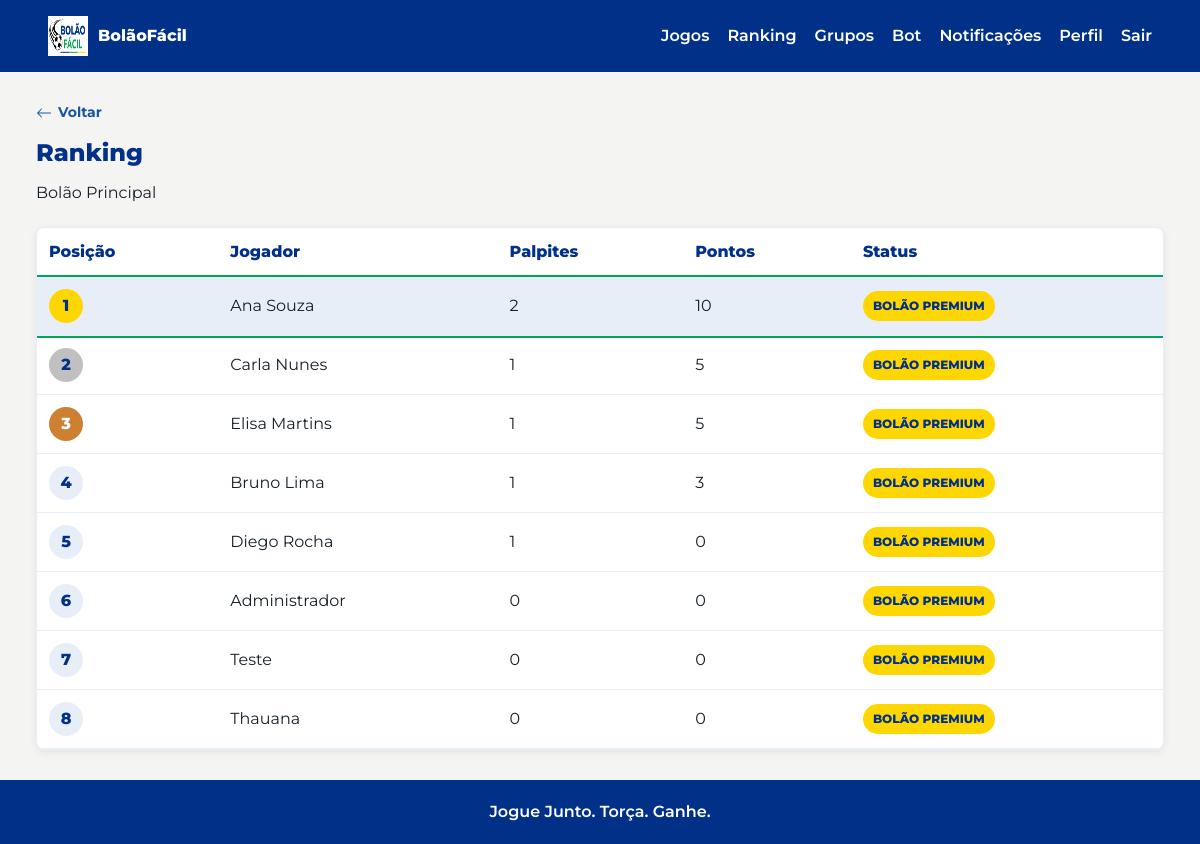
The page /ranking/ (signed in) on the database its author committed.
### tables this page shows
CREATE TABLE pools (
    id INTEGER PRIMARY KEY AUTOINCREMENT,
    name TEXT NOT NULL,
    description TEXT,
    created_by INTEGER NOT NULL,
    created_at TEXT NOT NULL DEFAULT CURRENT_TIMESTAMP,
    FOREIGN KEY (created_by) REFERENCES users(id) ON DELETE CASCADE
);

CREATE TABLE users (
    id INTEGER PRIMARY KEY AUTOINCREMENT,
    name TEXT NOT NULL,
    email TEXT NOT NULL UNIQUE,
    whatsapp_phone TEXT,
    password_hash TEXT NOT NULL,
    created_at TEXT NOT NULL DEFAULT CURRENT_TIMESTAMP
, role TEXT NOT NULL DEFAULT 'user', notifications_enabled INTEGER NOT NULL DEFAULT 1, notification_prefs TEXT, reset_token TEXT, reset_token_expires_at TEXT);

### controllers/ranking_controller.py (the view)
@ranking_bp.route("/")
@login_required
def index():
    pool = Pool.get_default()
    ranking = Score.get_ranking(pool["id"]) if pool else []
    return render_template("ranking/index.html", pool=pool, ranking=ranking)

### app.py (called while the page is built)
def get_db():
    if "db" not in g:
        database_url = current_app_config()["DATABASE_URL"]
        database_path = Path(database_url)
        database_path.parent.mkdir(parents=True, exist_ok=True)
        g.db = sqlite3.connect(database_path)
        g.db.row_factory = sqlite3.Row
        g.db.execute("PRAGMA foreign_keys = ON")
    return g.db

def current_app_config():
    from flask import current_app
    return current_app.config

@login_manager.user_loader
def load_user(user_id):
    return User.get_by_id(user_id)

### models/score.py (called while the page is built)
def _db():
    from app import get_db
    return get_db()

    @staticmethod
    def get_ranking(pool_id):
        return _db().execute(
            """
            SELECT users.id AS user_id,
                   users.name,
                   users.email,
                   COALESCE(SUM(bets.points_earned), 0) AS total_points,
                   COUNT(bets.id) AS bets_count
              FROM pool_members
              JOIN users ON users.id = pool_members.user_id
              LEFT JOIN games ON games.pool_id = pool_members.pool_id
              LEFT JOIN bets ON bets.user_id = users.id AND bets.game_id = games.id
             WHERE pool_members.pool_id = ?
             GROUP BY users.id, users.name, users.email
             ORDER BY total_points DESC, bets_count DESC, users.name ASC
            """,
            (pool_id,),
        ).fetchall()

### models/user.py (called while the page is built)
def _db():
    from app import get_db
    return get_db()

    @property
    def is_admin(self):
        return self.role == "admin"

    @classmethod
    def from_row(cls, row):
        if row is None:
            return None
        return cls(
            id=row["id"],
            name=row["name"],
            email=row["email"],
            whatsapp_phone=row["whatsapp_phone"],
            password_hash=row["password_hash"],
            created_at=row["created_at"],
            role=row["role"] if "role" in row.keys() else "user",
            notifications_enabled=row["notifications_enabled"] if "notifications_enabled" in row.keys() else 1,
            notification_prefs=row["notification_prefs"] if "notification_prefs" in row.keys() else "{}",
            reset_token=row["reset_token"] if "reset_token" in row.keys() else None,
            reset_token_expires_at=row["reset_token_expires_at"] if "reset_token_expires_at" in row.keys() else None,
        )

    @staticmethod
    def get_default():
        return _db().execute("SELECT * FROM pools ORDER BY id LIMIT 1").fetchone()

### templates/ranking/index.html (shortened to what this page needs)
{% extends "base.html" %}
{% block styles %}
<link rel="stylesheet" href="{{ url_for('static', filename='css/ranking.css') }}">
{% endblock %}
{% block content %}
<section class="content-head">
  <a href="javascript:history.back()" class="back-link">
    <svg width="16" height="16" fill="currentColor" viewBox="0 0 16 16"><path fill-rule="evenodd" d="M15 8a.5.5 0 0 0-.5-.5H2.707l3.147-3.146a.5.5 0 1 0-.708-.708l-4 4a.5.5 0 0 0 0 .708l4 4a.5.5 0 0 0 .708-.708L2.707 8.5H14.5A.5.5 0 0 0 15 8z"/></svg>
    Voltar
  </a>
  <h1>Ranking</h1>
  <p>{{ pool.name if pool else "Bolão Principal" }}</p>
</section>
<section class="ranking-wrap">
  <table class="ranking-table" data-current-user-id="{{ current_user.id }}">
    <thead>
      <tr>
        <th>Posição</th>
        <th>Jogador</th>
        <th>Palpites</th>
        <th>Pontos</th>
        <th>Status</th>
      </tr>
    </thead>
    <tbody>
      {% for row in ranking %}
      <tr data-user-id="{{ row.user_id }}">
        <td><span class="rank-badge rank-{{ loop.index }}">{{ loop.index }}</span></td>
        <td>{{ row.name }}</td>
        <td>{{ row.bets_count }}</td>
        <td>{{ row.total_points }}</td>
        <td><span class="ranking-status status-premium">Bolão Premium</span></td>
      </tr>
      {% else %}
      <tr>
        <td colspan="5">Ranking vazio.</td>
      </tr>
      {% endfor %}
    </tbody>
  </table>
</section>
{% endblock %}

### static/css/main.css (style rules this page uses)
:root { --green: #00A651; --green-dark: #007A3D; --yellow: #FFD700; --blue-dark: #003087; --blue: #1A55A0; --blue-light: #E8EEF8; --gray-light: #F4F4F2; --gray-dark: #9B9B9B; --white: #FFFFFF; --ink: #17202A; --radius: 8px; --input-pad: 12px 14px; --btn-pad: 12px 20px; --font: "Montserrat", Arial, sans-serif; --shadow-sm: 0 1px 4px rgba(0,0,0,0.08); --shadow-md: 0 4px 16px rgba(0,0,0,0.12); }
*, *::before, *::after { box-sizing: border-box; }
body { margin: 0; background: var(--gray-light); color: var(--ink); font-family: var(--font); font-size: 1rem; line-height: 1.5; }
a { color: inherit; text-decoration: none; }
h1, h2 { color: var(--blue-dark); font-weight: 800; margin: 0 0 10px; }
p { line-height: 1.5; margin: 0 0 12px; }
.back-link { align-items: center; color: var(--blue); display: inline-flex; font-size: 0.88rem; font-weight: 700; gap: 6px; margin-bottom: 12px; transition: color 0.2s; }
.content-head { margin-bottom: 22px; }
table { border-collapse: collapse; width: 100%; }
th, td { border-bottom: 1px solid var(--blue-light); padding: 12px; text-align: left; }
th { color: var(--blue-dark); font-weight: 800; }

### static/css/ranking.css (style rules this page uses)
:root { --gold: #FFD700; --silver: #C0C0C0; --bronze: #CD7F32; }
.ranking-wrap { background: var(--white); border: 1px solid var(--blue-light); border-radius: 8px; box-shadow: 0 2px 8px rgba(0,0,0,0.07); padding: 0; width: 100%; overflow: hidden; }
.ranking-table tr.current-user { background: var(--blue-light); outline: 2px solid var(--green); }
.rank-badge { align-items: center; background: var(--blue-light); border-radius: 999px; color: var(--blue-dark); display: inline-flex; font-weight: 800; height: 34px; justify-content: center; min-width: 34px; }
.rank-1 { background: var(--gold); color: var(--blue-dark); }
.rank-2 { background: var(--silver); color: var(--blue-dark); }
.rank-3 { background: var(--bronze); color: var(--white); }
.ranking-status { border-radius: 999px; color: var(--white); display: inline-block; font-size: 0.75rem; font-weight: 800; padding: 6px 10px; text-transform: uppercase; }
.status-premium { background: var(--yellow); color: var(--blue-dark); }

### rows shown on the page
pools: name "Bolão Principal"
users: name "Ana Souza", bets_count "2", total_points "10"
users: name "Carla Nunes", bets_count "1", total_points "5"
users: name "Elisa Martins", bets_count "1", total_points "5"
users: name "Bruno Lima", bets_count "1", total_points "3"
users: name "Diego Rocha", bets_count "1", total_points "0"
users: name "Administrador", bets_count "0", total_points "0"
users: name "Teste", bets_count "0", total_points "0"
users: name "Thauana", bets_count "0", total_points "0"

### other values the page prints
{{ brand_name }} "BolãoFácil"
{{ brand_slogan }} "Jogue Junto. Torça. Ganhe."
